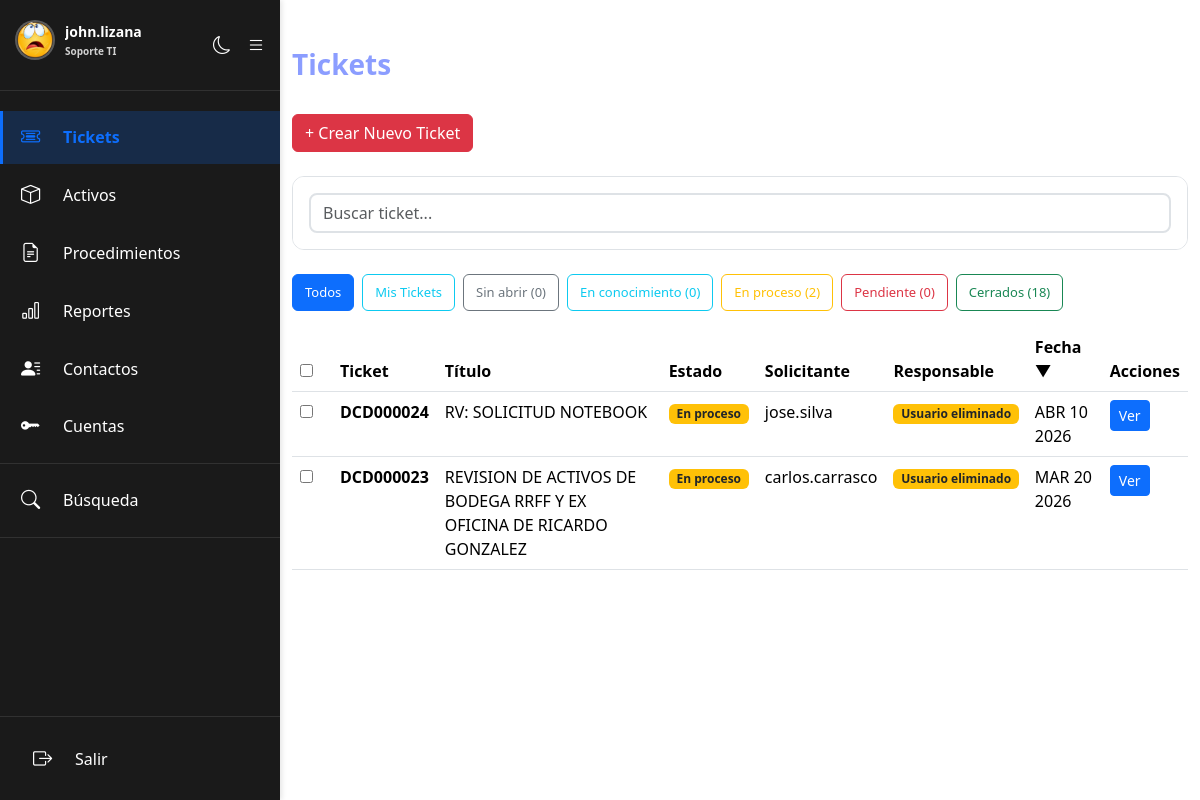
The page /tickets.php (signed in) on the database as committed earlier.
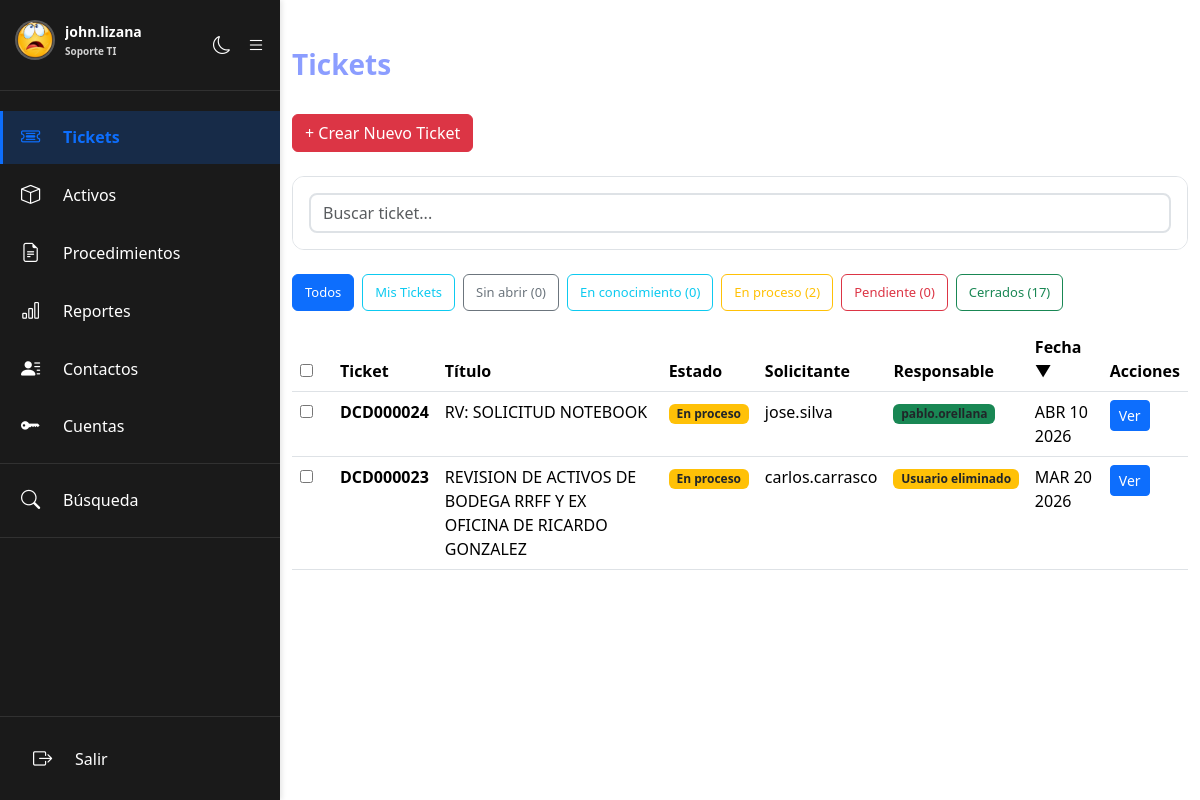
The same page on the database as committed later.
### tables this page shows
CREATE TABLE `users` (
  `id` int(11) NOT NULL AUTO_INCREMENT,
  `nombre_completo` varchar(255) DEFAULT NULL,
  `username` varchar(50) NOT NULL,
  `password` varchar(255) NOT NULL,
  `foto_perfil` varchar(255) DEFAULT NULL,
  `role` varchar(20) DEFAULT 'viewer',
  `created_at` datetime DEFAULT current_timestamp(),
  `necesita_cambiar_password` tinyint(1) DEFAULT 0,
  `email` varchar(255) DEFAULT NULL,
  `numero_telefono` varchar(20) NOT NULL,
  `dpto_division` varchar(255) DEFAULT NULL,
  PRIMARY KEY (`id`),
  UNIQUE KEY `username` (`username`)
);

CREATE TABLE `tickets` (
  `id` int(11) NOT NULL AUTO_INCREMENT,
  `ticket_padre_id` int(11) DEFAULT NULL,
  `ticket_number` varchar(50) NOT NULL,
  `titulo` varchar(255) NOT NULL,
  `descripcion` longtext DEFAULT NULL,
  `estado` varchar(50) DEFAULT 'sin abrir',
  `es_cerrado` tinyint(1) DEFAULT 0,
  `usuario_creador` int(11) DEFAULT NULL,
  `nombre_solicitante` varchar(255) DEFAULT NULL,
  `propietario` int(11) DEFAULT NULL,
  `responsable` int(11) DEFAULT NULL,
  `fecha_creacion` datetime DEFAULT current_timestamp(),
  `fecha_ultima_modificacion` datetime DEFAULT current_timestamp() ON UPDATE current_timestamp(),
  `motivo_cierre` varchar(255) DEFAULT NULL,
  `estado_cancelacion` varchar(255) DEFAULT NULL,
  PRIMARY KEY (`id`),
  UNIQUE KEY `ticket_number` (`ticket_number`),
  KEY `usuario_creador` (`usuario_creador`),
  KEY `propietario` (`propietario`),
  KEY `responsable` (`responsable`),
  KEY `fk_ticket_padre` (`ticket_padre_id`),
  CONSTRAINT `fk_ticket_padre` FOREIGN KEY (`ticket_padre_id`) REFERENCES `tickets` (`id`) ON DELETE CASCADE,
  CONSTRAINT `tickets_ibfk_1` FOREIGN KEY (`usuario_creador`) REFERENCES `users` (`id`),
  CONSTRAINT `tickets_ibfk_2` FOREIGN KEY (`propietario`) REFERENCES `users` (`id`),
  CONSTRAINT `tickets_ibfk_3` FOREIGN KEY (`responsable`) REFERENCES `users` (`id`)
);

### includes/config.php (called while the page is built, shortened)
<?php
function formatearFecha($fecha) {
    $meses = ['', 'ENE', 'FEB', 'MAR', 'ABR', 'MAY', 'JUN', 'JUL', 'AGO', 'SEP', 'OCT', 'NOV', 'DIC'];
    $timestamp = strtotime($fecha);
    $mes = $meses[date('n', $timestamp)];
    $dia = date('d', $timestamp);
    $año = date('Y', $timestamp);
    return "$mes $dia $año";
}

### tickets.php (the view, shortened to what the rows shown need)
<?php
require_once 'includes/config.php';
$tickets = [];
$mis_tickets = $_GET["mis_tickets"] ?? "";
$mostrar_cerrados = $_GET["cerrados"] ?? "0";
$pagina = max(1, (int)($_GET["pagina"] ?? 1));
$orden = $_GET["orden"] ?? "fecha";
$direccion = $_GET["dir"] ?? "DESC";
$tickets_por_pagina = 9;
$offset = ($pagina - 1) * $tickets_por_pagina;
$orden_map = [
    'ticket_number' => 't.ticket_number',
    'titulo' => 't.titulo',
    'estado' => 't.estado',
    'fecha' => 't.fecha_creacion',
    'solicitante' => 't.nombre_solicitante',
    'responsable' => 't.responsable'
];
$columna_orden = $orden_map[$orden];
try {
    $es_cerrado_condicion = ($mostrar_cerrados === "1") ? "1" : "0";
    if (!empty($mis_tickets) && $mis_tickets === "1") {
        $where = "t.es_cerrado = " . $es_cerrado_condicion . " AND t.responsable = ? AND (t.ticket_padre_id IS NULL OR t.usuario_creador = ?)";
        $params = [$_SESSION["user_id"], $_SESSION["user_id"]];
    } else {
        $where = "t.es_cerrado = " . $es_cerrado_condicion;
        $params = [];
    }
    $stmt = $conexion->prepare("
        SELECT t.*, COALESCE(u.username, 'Usuario eliminado') as creador_nombre,
               tp.ticket_number as padre_numero
        FROM tickets t
        LEFT JOIN users u ON t.usuario_creador = u.id
        LEFT JOIN tickets tp ON t.ticket_padre_id = tp.id
        WHERE " . $where . "
        ORDER BY " . $columna_orden . " " . $direccion . "
        LIMIT " . intval($tickets_por_pagina) . " OFFSET " . intval($offset) . "
    ");
    $stmt->execute($params);
    $tickets = $stmt->fetchAll(PDO::FETCH_ASSOC);
} catch (PDOException $e) {
    $error = "Error al obtener tickets: " . $e->getMessage();
}
function getEstadoColor($estado) {
    return match($estado) {
        'sin abrir' => 'secondary',
        'en conocimiento' => 'info',
        'en proceso' => 'warning',
        'ticket cerrado' => 'success',
        'pendiente de cierre' => 'danger',
        default => 'secondary'
    };
}
?>
<!DOCTYPE html>
<html lang="es" id="htmlRoot">
<head>
    <link href="https://cdn.jsdelivr.net/npm/bootstrap@5.3.8/dist/css/bootstrap.min.css" rel="stylesheet">
    <link href="css/dark-mode.css" rel="stylesheet">
</head>
<body>
    <?php include 'includes/sidebar.php'; ?>
    <div class="container mt-5">
        <div class="row mb-4">
            <div class="col-md-12">
                <h2>Tickets</h2><br>
            </div>
        </div>
        <?php if (empty($tickets)): ?>
            <div class="alert alert-info">
                <?php echo !empty($busqueda) ? "No se encontraron tickets con esa búsqueda" : "No hay tickets aún"; ?>
            </div>
        <?php else: ?>
            <div class="table-responsive">
                    <table class="table table-hover">
                        <thead>
                            <tr>
                                <th style="width: 40px;"><input type="checkbox" id="selectAll" onchange="toggleSelectAll(this)"></th>
                                <th><a href="?orden=ticket_number&dir=<?php echo $orden === 'ticket_number' && $direccion === 'ASC' ? 'DESC' : 'ASC'; ?><?php echo !empty($busqueda) ? '&buscar=' . urlencode($busqueda) : ''; ?>&pagina=1" style="text-decoration: none; color: inherit;">Ticket <?php echo $orden === 'ticket_number' ? ($direccion === 'ASC' ? '▲' : '▼') : ''; ?></a></th>
                                <th><a href="?orden=titulo&dir=<?php echo $orden === 'titulo' && $direccion === 'ASC' ? 'DESC' : 'ASC'; ?><?php echo !empty($busqueda) ? '&buscar=' . urlencode($busqueda) : ''; ?>&pagina=1" style="text-decoration: none; color: inherit;">Título <?php echo $orden === 'titulo' ? ($direccion === 'ASC' ? '▲' : '▼') : ''; ?></a></th>
                                <th><a href="?orden=estado&dir=<?php echo $orden === 'estado' && $direccion === 'ASC' ? 'DESC' : 'ASC'; ?><?php echo !empty($busqueda) ? '&buscar=' . urlencode($busqueda) : ''; ?>&pagina=1" style="text-decoration: none; color: inherit;">Estado <?php echo $orden === 'estado' ? ($direccion === 'ASC' ? '▲' : '▼') : ''; ?></a></th>
                                <th><a href="?orden=solicitante&dir=<?php echo $orden === 'solicitante' && $direccion === 'ASC' ? 'DESC' : 'ASC'; ?><?php echo !empty($busqueda) ? '&buscar=' . urlencode($busqueda) : ''; ?>&pagina=1" style="text-decoration: none; color: inherit;">Solicitante <?php echo $orden === 'solicitante' ? ($direccion === 'ASC' ? '▲' : '▼') : ''; ?></a></th>
                                <th><a href="?orden=responsable&dir=<?php echo $orden === 'responsable' && $direccion === 'ASC' ? 'DESC' : 'ASC'; ?><?php echo !empty($busqueda) ? '&buscar=' . urlencode($busqueda) : ''; ?>&pagina=1" style="text-decoration: none; color: inherit;">Responsable <?php echo $orden === 'responsable' ? ($direccion === 'ASC' ? '▲' : '▼') : ''; ?></a></th>
                                <th><a href="?orden=fecha&dir=<?php echo $orden === 'fecha' && $direccion === 'ASC' ? 'DESC' : 'ASC'; ?><?php echo !empty($busqueda) ? '&buscar=' . urlencode($busqueda) : ''; ?>&pagina=1" style="text-decoration: none; color: inherit;">Fecha <?php echo $orden === 'fecha' ? ($direccion === 'ASC' ? '▲' : '▼') : ''; ?></a></th>
                                <th>Acciones</th>
                            </tr>
                        </thead>
                        <tbody>
                            <?php foreach ($tickets as $ticket): ?>
                            <tr class="ticket-list-row" onclick="if(event.target.tagName !== 'INPUT') window.location='ver_ticket.php?id=<?php echo htmlspecialchars($ticket["id"]); ?>'">
                                <td onclick="event.stopPropagation();"><input type="checkbox" class="ticket-checkbox" value="<?php echo $ticket['id']; ?>"></td>
                                <td>
                                    <strong><?php echo htmlspecialchars($ticket["ticket_number"]); ?></strong>
                                </td>
                                <td><?php echo htmlspecialchars($ticket["titulo"]); ?></td>
                                <td><span class="badge bg-<?php echo getEstadoColor($ticket["estado"]); ?>"><?php echo ucfirst(htmlspecialchars($ticket["estado"])); ?></span></td>
                                <td><?php echo htmlspecialchars($ticket["nombre_solicitante"] ?? "N/A"); ?></td>
                                <td>
                                    <?php
                                    if ($ticket["responsable"]) {
                                        $stmt = $conexion->prepare("SELECT username FROM users WHERE id = ?");
                                        $stmt->execute([$ticket["responsable"]]);
                                        $resp = $stmt->fetch(PDO::FETCH_ASSOC);
                                        if ($resp && !empty($resp["username"])) {
                                            echo '<span class="badge bg-success">' . htmlspecialchars($resp["username"]) . '</span>';
                                        } else {
                                            echo '<span class="badge bg-warning">Usuario eliminado</span>';
                                        }
                                    } else {
                                        echo '<span class="badge bg-secondary">Sin asignar</span>';
                                    }
                                    ?>
                                </td>
                                <td><?php echo formatearFecha($ticket["fecha_creacion"]); ?></td>
                                <td onclick="event.stopPropagation();">
                                    <a href="ver_ticket.php?id=<?php echo htmlspecialchars($ticket["id"]); ?>" class="btn btn-sm btn-primary">Ver</a>
                                </td>
                            </tr>
                            <?php endforeach; ?>
                        </tbody>
                    </table>
                </div>
            </div>
        <?php endif; ?>
</body>
</html>

### includes/sidebar.php (shortened to what the rows shown need)
<?php
require_once 'config.php';
?>
<link rel="stylesheet" href="https://cdn.jsdelivr.net/npm/bootstrap-icons@1.11.3/font/bootstrap-icons.min.css">
<aside class="sidebar" id="sidebar">
    <div class="sidebar-header">
        <div class="sidebar-logo">
            <div class="user-info">
                <?php
                $stmt_foto = $conexion->prepare("SELECT foto_perfil FROM users WHERE id = ?");
                $stmt_foto->execute([$_SESSION["user_id"] ?? 0]);
                $foto_data = $stmt_foto->fetch(PDO::FETCH_ASSOC);
                $foto_perfil = $foto_data['foto_perfil'] ?? null;
                ?>
                <?php if (!empty($foto_perfil) && file_exists($foto_perfil)): ?>
                    <a href="perfil_usuario.php?username=<?php echo urlencode($_SESSION['username']); ?>" style="text-decoration: none;">
                        <img src="<?php echo htmlspecialchars($foto_perfil); ?>"
                             alt="<?php echo htmlspecialchars($_SESSION["username"] ?? ""); ?>"
                             class="user-photo"
                             title="Ver perfil">
                    </a>
                <?php endif; ?>
            </div>
        </div>
    </div>
</aside>

Rows that differ between the two databases and show on the page:
changed tickets "DCD000024": responsable.username (not shown) → "pablo.orellana"; no longer shows "Usuario eliminado"
Other text that changed with them:
$conteo_cerrados: "18" → "17"
